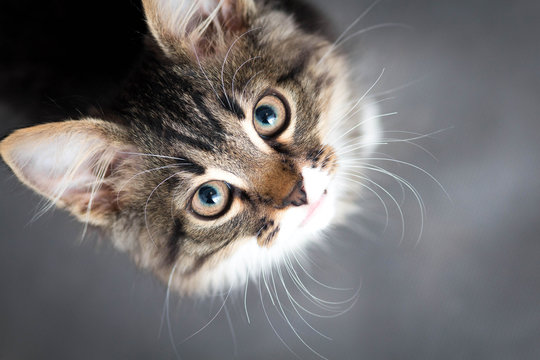
#> input picture catto_smol.jpg, 540 x 360 px
$ python splitmerge.py
#> lines starting #> are read from the running program, lines starting #| are printed output that depends on the picture
#splitting and merging color channels
#color channels are red, green and blue
import cv2 as cv
import numpy as np
img = cv.imread('catto_smol.jpg')
#> img is the input picture: shape (360, 540, 3); mean B, G, R 110.3, 110.3, 113.6

blank = np.zeros(img.shape[:2], dtype='uint8')

# cv.imshow('Cat', img)

b, g, r = cv.split(img)
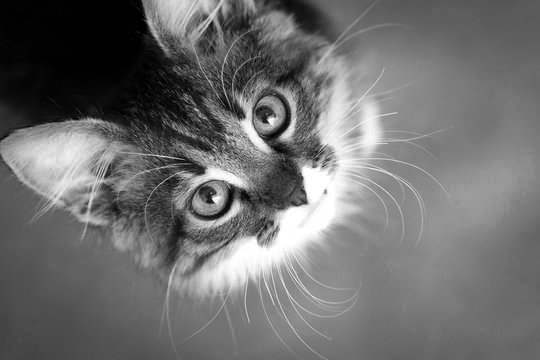
#> b: shape (360, 540); min 0, max 255, mean 110.3
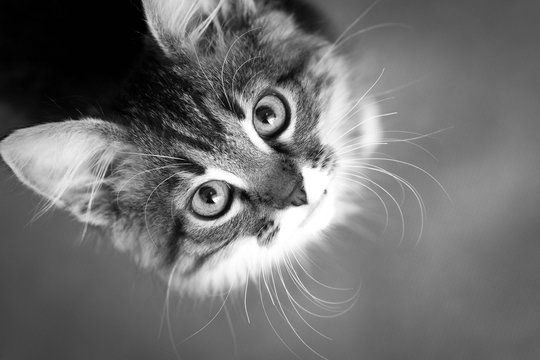
#> g: shape (360, 540); min 0, max 255, mean 110.3
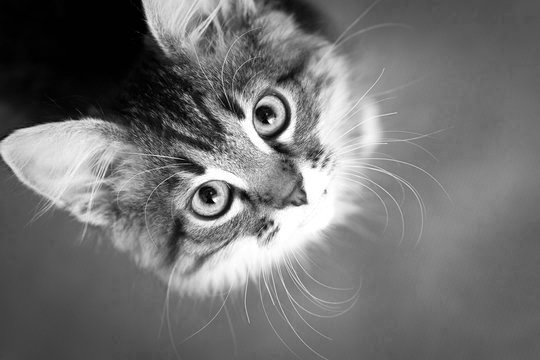
#> r: shape (360, 540); min 0, max 255, mean 113.6

# cv.imshow('Blue', b)
# cv.imshow('REd', r)
# cv.imshow('Green', g)

print(img.shape)
#| (360, 540, 3)
print(b.shape)
#| (360, 540)
print(r.shape)
#| (360, 540)
print(g.shape)
#| (360, 540)

#cv.split depicts grayscale images, in which higher concentration of colorway will be brighter, and vice versa
#(the sky will be bright in b)

#visual colors instead of grayscale
blue = cv.merge([b,blank,blank])
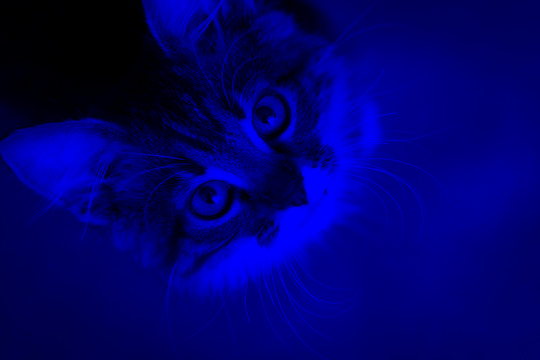
#> blue: shape (360, 540, 3); mean of channels 0, 1, 2 110.3, 0, 0; drawn as B, G, R
green = cv.merge([blank,g,blank])
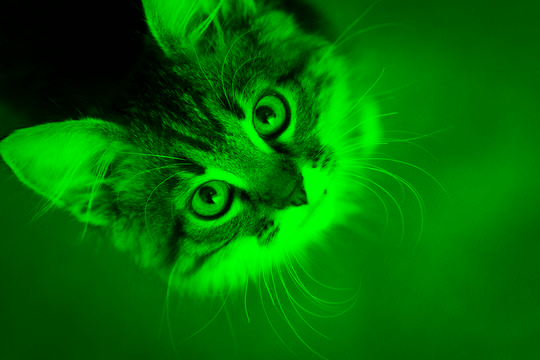
#> green: shape (360, 540, 3); mean of channels 0, 1, 2 0, 110.3, 0; drawn as B, G, R
red = cv.merge([blank,blank,r])
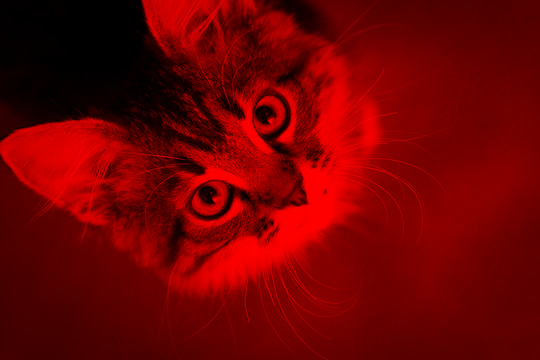
#> red: shape (360, 540, 3); mean of channels 0, 1, 2 0, 0, 113.6; drawn as B, G, R

cv.imshow('Blue', blue)
cv.imshow('Green', green)
cv.imshow('REd', red)

#merging all the color channels back into one BGR image
merge = cv.merge([b,g,r])
cv.imshow('Merged', merge)

cv.waitKey(0)

$ run again, with catto_large.jpg copied over catto_smol.jpg
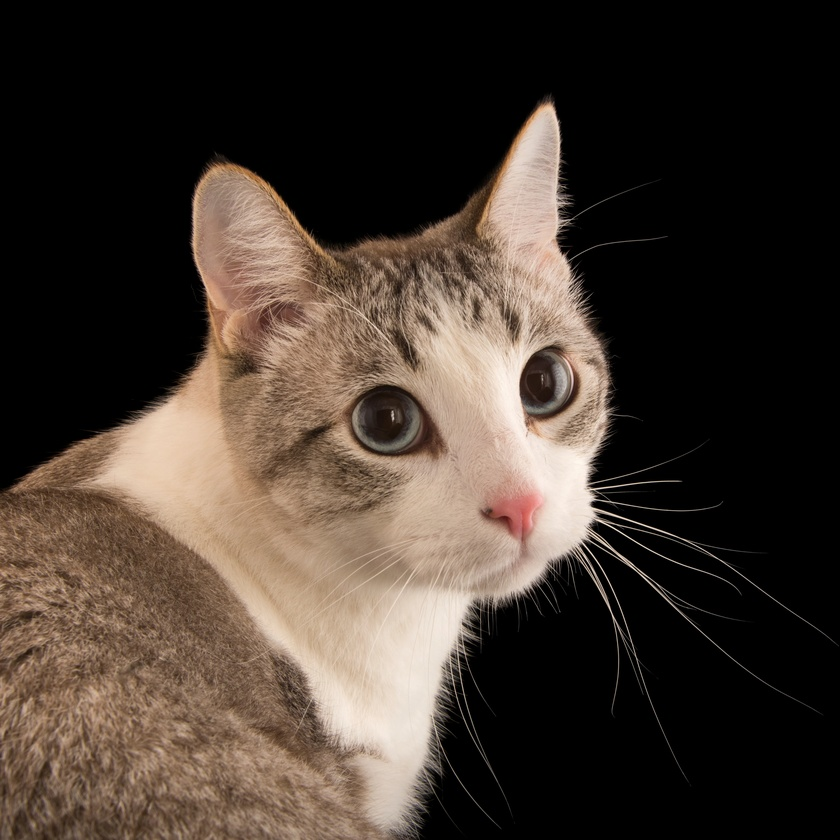
#> input picture catto_large.jpg, 840 x 840 px, shrunk from 3072 x 3072 before the run
#> img is the input picture: shape (840, 840, 3); mean B, G, R 48.1, 56.7, 68
#| (840, 840, 3)
#| (840, 840)
#| (840, 840)
#| (840, 840)
#> `green = cv.merge([blank,g,blank])`:
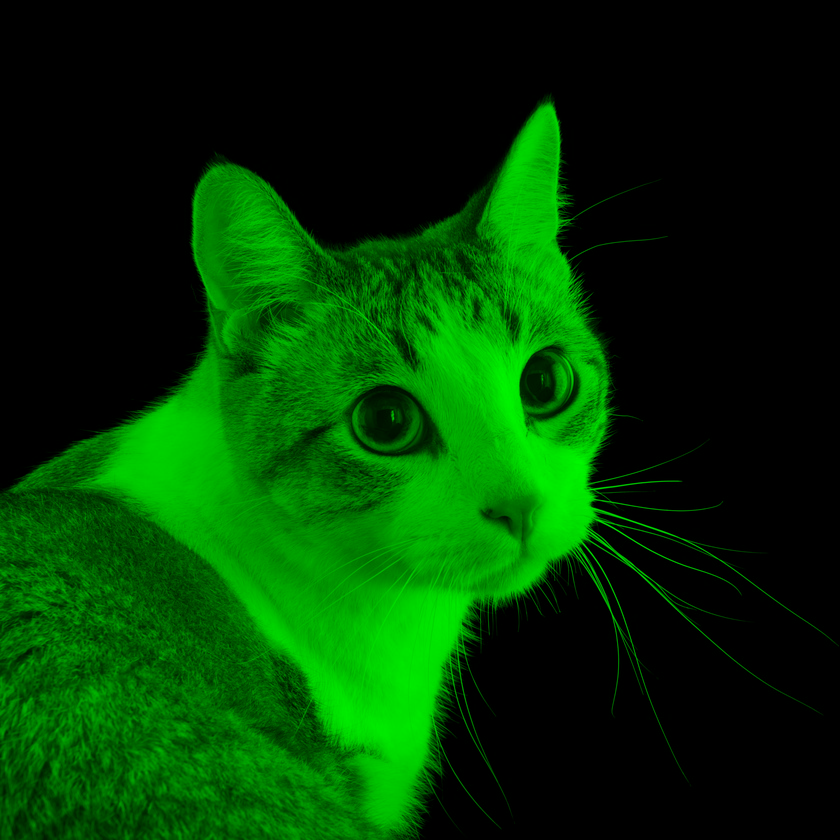
#> green: shape (840, 840, 3); mean of channels 0, 1, 2 0, 56.7, 0; drawn as B, G, R
#> `red = cv.merge([blank,blank,r])`:
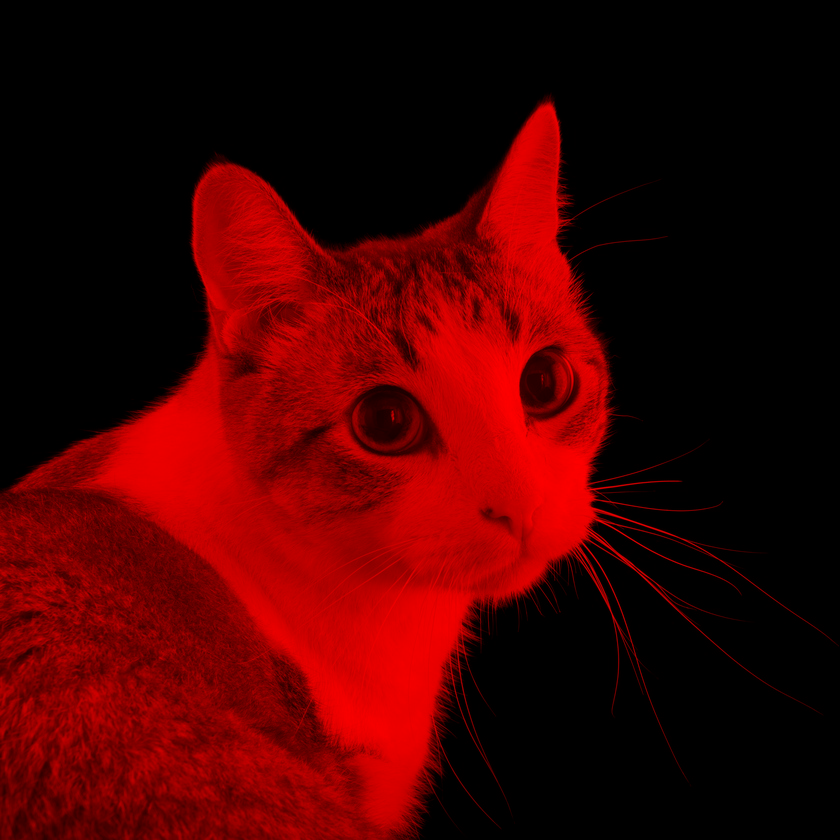
#> red: shape (840, 840, 3); mean of channels 0, 1, 2 0, 0, 68; drawn as B, G, R
